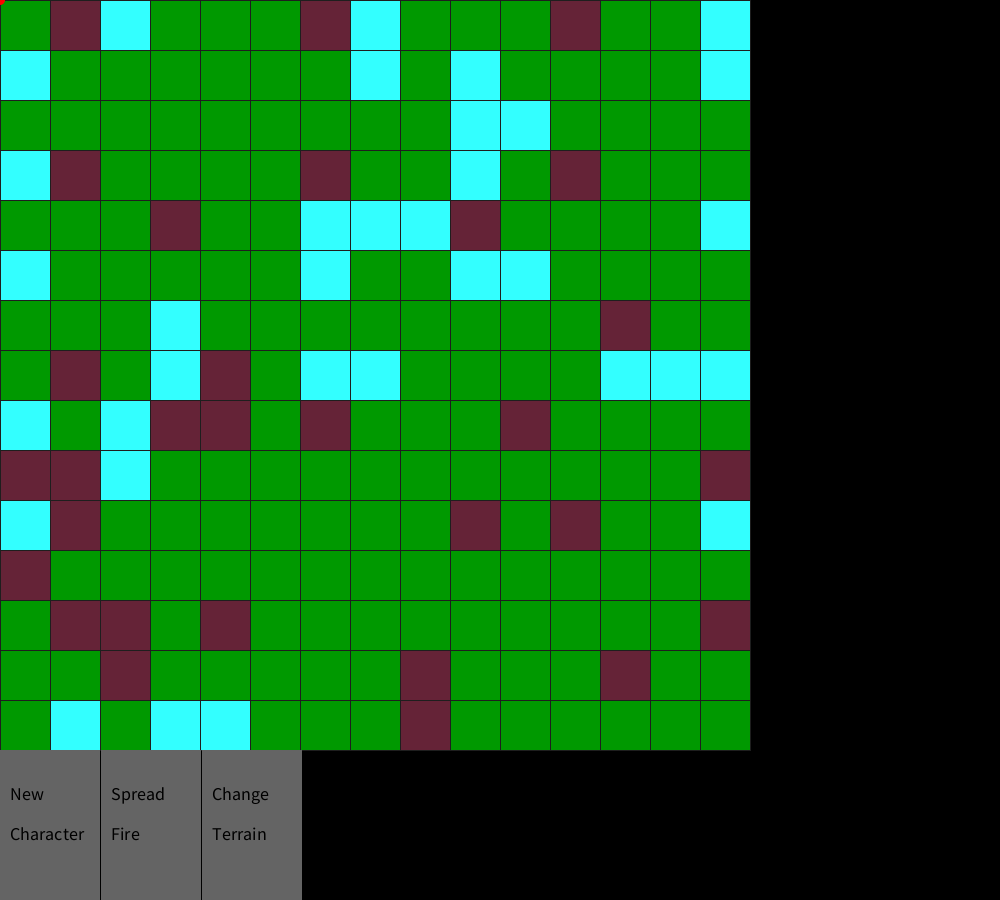
Frame 1 (no input)
Frame 60 (the mouse pressed at the canvas centre just before this capture): identical to frame 1, image omitted
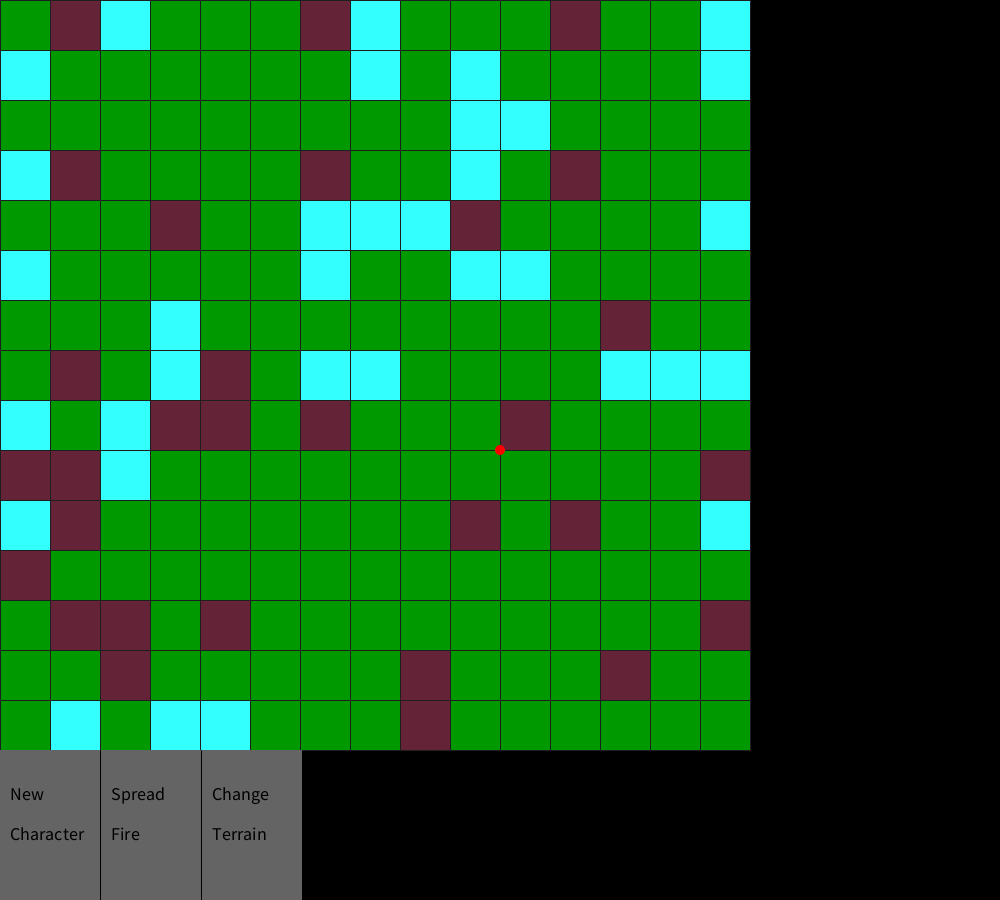
Frame 120 (the mouse held since frame 60 and released just before this capture)

The Processing sketch that drew these frames (run headless with seeded random() and noise(); from frame 60 on, the mouse is pressed at the canvas centre):

// Processing sketch: virtual_pet
// ── virtual_pet.pde
/**
 * Title: Assignment 1 Virtual Pet
 * Name: Matthew Loewen
 * Date: 2/18/2018
 * Description: Game like creature control, where critters need to get what they require for life and run from what
 * hurts them. You play god and can change the world around them and control one of them
 *
 *
 */
 
 /**
   How requirements are me
   
   Interact directly
     my controlling one of the characters 
   Interact indirectly 
     change environment
     set fires
   Live, Born, Die
     Born by hitting new character button
     live while running around the map
     die when they are out of health
   properties
     Health
     Food
     Water
     Fatigue
     Age
     Name
   States
    PLAYERCONTROLMANUAL, 
    FOOD, 
    WOOD, 
    WATER, 
    RUN, 
    REST, 
    DONE
   Responds to its environmnet
    yes it does
   is the “companion” persistent
    yes it is
 **/


//the places for the players
Terrain terrain;
//num of max places //do not change
int players = 6;
//players array
Player[] player = new Player[players];
//mouse clicked used to detect what is clicked in game
Boolean mouseClicked = false;
//what is clicked in the menu
String option = "";
//is someting on fire?
boolean onFire = false;

void setup() {
  //setup
  size(1000, 900);
  noCursor();
  //generate a terrain
  terrain = new Terrain();

  //"populate" players
  for (int i=0; i<players; i++) {
    player[i] = new Player();
  }
}


void draw() {
  //show the terrain
  stroke(30);
  background(0);
  terrain.show();

  //turn off the stoke for everything else
  noStroke();

  //if we clicked on something in the menu -> do it
  //it we have clicked new character make a new character 
  // string that will be set if we clicked on something
  String bottomMenuOption = bottomMenu();
  if (bottomMenuOption == "newCharacter") {
    //look for an empty play spot
    for (int i=0; i<player.length; i++) {
      if (player[i].active == false && mouseClicked == true) {
        //make the character
        while (true) {
          int randX = (int)random(0, 15);
          int randY = (int)random(0, 15);
          //make sure the player does not appear on water
          if (terrain.getPiece(randX, randY).type != "water") {
            println("new character made in spot ", i, "at location ", randX, " ", randY);
            player[i] = new Player(i, randX, randY);
            break;
          }
        }
        mouseClicked = false;
        option = "";
      }
    }
    //do a fire here
    //fire works by selecting a new fire position on the map
    //starting a fire there
    //and then growing all existing fires on the map
  } else if (bottomMenuOption == "fire") {
    onFire = true;
    int count = 0;
    while (true) {
      int fireX, fireY;
      fireX = (int)random(0, 15); 
      fireY = (int)random(0, 15);
      if (terrain.getPiece(fireX, fireY).type != "void" && terrain.getPiece(fireX, fireY).type != "fire") {
        terrain.getPiece(fireX, fireY).setState("fire");
        break;
      }
      //if it takes more than 200 tries to start a new fire
      //stop trying
      if (count >= 200) {
        count = 0;
        break;
      }
      count++;
    }
    //for changing the terrain we select 5 spots on the map and set them to a new state
  } else if (bottomMenuOption == "changeTerrain") {
    for (int i = 0; i < 5; i++) {
      terrain.getPiece((int)random(0, 15), (int)random(0, 15)).setState();
    }
  }
  
  //we spread fires here
  if (onFire) {
    //do something with timing here if time
    for (int i = 0; i < 15; i++) {
      for (int j = 0; j<15; j++) {
        if (terrain.getPiece(i, j).type == "fire") {
          terrain.spreadFire(i, j);
        }
        onFire = false;
      }
    }
  }




  //prevents users from being able to click and
  //then hover over menu options to select
  mouseClicked = false;
  option = "";

  //update the players
  for (int i=0; i<players; i++) {

    //get player position x, y
    int[] playerPos = player[i].getPos();

    //if the player is active, update their stats according to the terrain specs
    if (player[i].active == true) {
      //pass in the terrain piece to the player to update
      //if update retruns true resouces have been used
      //take away health from the tile
      if (player[i].update(terrain.getPiece(playerPos[0], playerPos[1]).type)) {
        terrain.getPiece(playerPos[0], playerPos[1]).removeHealth();
      }
    }
    player[i].show();
  }
  //show the mouse on the screen
  mouseReplacement();
  //the key released function handles player1 movement
}




String bottomMenu() {

  textSize(18);
  //just thought of a much more elligant way to program this entire function. 
  //will redo soon
  //what are hovering over 
  String hover = "none";
  //new character option
  if (mouseX > 0 && mouseX < 100 && mouseY > 750) {
    hover = "newCharacter";
    if (mouseClicked == true) {
      option = "newCharacter";
    }
  } else if (mouseX > 100 + 1 && mouseX < 200 + 1 && mouseY > 750) {
    hover = "fire";
    if (mouseClicked == true) {
      option = "fire";
    }
  } else if (mouseX > 200 + 2 && mouseX < 300 + 2 && mouseY > 750) {
    hover = "changeTerrain";
    if (mouseClicked == true) {
      option = "changeTerrain";
    }
  }

  //why does ternary opperator not work here?
  if (hover == "newCharacter") fill(250); 
  else fill(100);
  rect(0, 750, 100, 200);
  fill(0);
  text("New", 10, 800);
  text("Character", 10, 840);

  //fire option
  if (hover == "fire") fill(250); 
  else fill(100);
  rect(100+1, 750, 100, 200);
  fill(0);
  text("Spread", 110 + 1, 800);
  text("Fire", 110 + 1, 840);

  //change terrain option
  if (hover == "changeTerrain") fill(250); 
  else fill(100);
  rect(200+2, 750, 100, 200);
  fill(0);
  text("Change", 210 + 2, 800);
  text("Terrain", 210 + 2, 840);

  //return what was clicked on. if nothing was clicked return that as well.
  return option;
}

void mouseClicked() {
  mouseClicked = true;
}

//draw us a mouse
void mouseReplacement() {
  fill(255, 0, 0);
  ellipse(mouseX, mouseY, 10, 10);
}

//move the character 
void keyReleased() {
  if (key == 'w' || key == 'W') {
    if (player[0].active) {
      player[0].characterController("up");
    }
  } else if (key == 's' || key == 'S') {
    if (player[0].active) {
      player[0].characterController("down");
    }
  } else if (key == 'a' || key == 'A') {
    if (player[0].active) {
      player[0].characterController("left");
    }
  } else if (key == 'd' || key == 'D') {
    if (player[0].active) {
      player[0].characterController("right");
    }
  }
}

// ── character.pde
//player states
enum State {
  PLAYERCONTROLMANUAL, 
    FOOD, 
    WOOD, 
    WATER, 
    RUN, 
    REST, 
    DONE
}

class Player {
  //keep track of the player props
  IntDict playerProps = new IntDict();
  //store player color
  color playerColor;
  //is the player alive or not
  boolean active = false;
  //position
  int xPos = -500;
  int yPos = -500;
  //name
  int id;
  //player state
  State state;

  //timer for when the users interact with the surrunding area
  int consumeTime = millis();
  //timer for switching of computer states
  int stateTime = millis();

  //give birth to the player

  Player() {
    setProps();
    active = false;
  }

  Player(int i, int xStart, int yStart) {
    //set the player color 
    playerColor = color((int)random(0, 230), (int)random(0, 230), (int)random(0, 230));
    //set the player number
    id = i;
    //set x and y position
    xPos = xStart;
    yPos = yStart;
    //set it's props 
    setProps();
    //turn it on
    active = true;
    //set a state
    if (i == 0)
      state = State.PLAYERCONTROLMANUAL;
    else
      state = State.DONE;
  }

  //set player props, assigns each a random value within a given range
  void setProps() {
    playerProps.set("health", (int)random(900, 999));
    playerProps.set("age", (int)random(10, 70)); 
    playerProps.set("hunger", (int)random(400, 800)); 
    playerProps.set("thirst", (int)random(500, 999)); 
    playerProps.set("fatigue", (int)random(0, 300));
  }

  //show the player
  void show() {
    fill(playerColor);
    //scale where the palyer is shown to match the gridthe characterController(); controls how it moves
    ellipse((50*xPos)+25, (yPos*50)+25, 10, 10);
  }

  //update display
  //interact with terrain
  //if resources from a tile are used we return true or false
  Boolean update(String type) {
    //if its time to update the state we go for it.
    if (millis() > stateTime + 300) {
      updateState(type);
      stateTime = millis();
    }
    statusDisplay();
    if (interactWithElements(type)) {
      return true;
    }
    return false;
  }

  void updateState(String type) {
    //state manager 
    if (id != 0) {
      println(state);
      if (type == "void" || type == "fire") {
        //state run from fire
        run();
        return;
      }

      if (playerProps.get("thirst") <= 200 && state == State.DONE ) {
        state = State.WATER;
      }else if (state == State.WATER){
       searchWater(type);
       return;
      }
      if (playerProps.get("hunger") <= 200 && state == State.DONE ) {
        state = State.FOOD;
      }else if (state == State.WATER){
       searchFood(type);
       return;
      }
      if (playerProps.get("fatigue") <= 200 && state == State.DONE ) {
        state = State.REST;
      }else if (state == State.REST){
       searchRest(type);
       return;
      }
    }
  }

  void searchRest(String type) {
    if(type != "wood") run();
    if(playerProps.get("fatigue") > 900){
      state = State.DONE;
    }
  }

  void searchFood(String type) {
    if(type != "food") run();
    if(playerProps.get("hunger") > 900){
      state = State.DONE;
    }
  }

  void searchWater(String type) {
    if(type != "water") run();
    if(playerProps.get("thirst") > 900){
      state = State.DONE;
    }
  }
  
  void run() {
    int myRand = (int)random(0, 100);
    //y axis
    if (myRand >= 50) {
      if (myRand > 75 && yPos < 13) {
        yPos++;
      } else if (myRand <= 75 && yPos > 1) {
        yPos--;
      }
    } else {
      if (myRand > 25 && xPos < 13) {
        xPos++;
      } else if (myRand <= 25 && xPos > 1) {
        xPos--;
      }
    }
  }

  //update player stats according to the enviroment they are in
  Boolean interactWithElements(String type) {
    //void does nothing 
    //food tile -> adds hunger
    //water tile -> adds thirst 
    //wood time -> add fatigue

    //damage tracking to the player
    int damage = 0;
    //if we want to return true or false
    boolean toReturn = false;
    //every .35 seconds apply tile props to player
    if (millis() > consumeTime + 350) {
      switch(type) {
      case "water":
        playerProps.set("thirst", playerProps.get("thirst")+15);
        if (playerProps.get("thirst") >= 1000) playerProps.set("thirst", 1000);
        playerProps.set("hunger", playerProps.get("hunger")-4);
        playerProps.set("fatigue", playerProps.get("fatigue")-4);
        toReturn = true;
        break;
      case "food":
        playerProps.set("hunger", playerProps.get("hunger")+15);
        if (playerProps.get("hunger") >= 1000) playerProps.set("hunger", 1000);
        playerProps.set("thirst", playerProps.get("thirst")-4);
        playerProps.set("fatigue", playerProps.get("fatigue")-4);
        toReturn = true;
        break;
      case "wood":
        playerProps.set("fatigue", playerProps.get("fatigue")+15);
        if (playerProps.get("fatigue") >= 1000) playerProps.set("fatigue", 1000);
        playerProps.set("hunger", playerProps.get("hunger")-3);
        playerProps.set("fatigue", playerProps.get("fatigue")-3);
        toReturn = true;
        break;
      case "void":
        playerProps.set("fatigue", playerProps.get("fatigue")-(int)(random(4, 10)));
        playerProps.set("hunger", playerProps.get("hunger")-(int)(random(4, 10)));
        playerProps.set("thirst", playerProps.get("thirst")-(int)(random(4, 10)));
        damage+=2;
        break;
      case "fire":
        playerProps.set("fatigue", playerProps.get("fatigue")-(int)(random(4, 5)));
        playerProps.set("hunger", playerProps.get("hunger")-(int)(random(4, 5)));
        playerProps.set("thirst", playerProps.get("thirst")-(int)(random(6, 12)));
        damage+=15;
        break;
      }
      consumeTime = millis();
    }

    //see how much damage player takes
    if (playerProps.get("fatigue") <= 0) {
      playerProps.set("fatigue", 0);
      damage+=2;
    }
    if (playerProps.get("hunger") <= 0) {
      playerProps.set("hunger", 0);
      damage+=2;
    }
    if (playerProps.get("thirst") <= 0) {
      playerProps.set("thirst", 0);
      damage+=2;
    }
    //apply damage
    playerProps.set("health", playerProps.get("health")-damage);
    //kill player if health is too low
    if (playerProps.get("health") <= 0) {
      active = false;
      playerColor = color(0, 0, 0);
    }
    return toReturn;
  }


  //move the character but make sure we stay on the map
  void characterController(String dir) {
    if (dir == "up") {
      if (yPos <= 0) {
      } else yPos -= 1;
    } else if (dir == "down") {
      if (yPos >= 14) {
      } else yPos += 1;
    } else if (dir == "left") {
      if (xPos <= 0) {
      } else xPos -= 1;
    } else if (dir == "right") {
      if (xPos >= 14) {
      } else xPos += 1;
    }
    //println(dir);
  }

  //return the player positon
  int[] getPos() {
    int[] myPos = {xPos, yPos};
    return myPos;
  }

  //display player info on the right of the screen
  void statusDisplay() {
    //set box color tile to make them easier to see
    if (id % 2 == 0) {
      fill(200);
    } else {
      fill(250);
    }
    //draw outline of the box
    rect(750, id*150, 250, 150); 

    //quit here if player is not "alive"
    if (!active) return;

    //if the player is alive display name
    String playerName = "Player " + (id+1);

    //layout properites
    //layout black bars
    //layout prop names
    fill(0);
    text("Health", 751, (id*150) + 20);
    rect(840, (id*150) + 5, 150, 18);
    text("Food", 751, (id*150) + 40);
    rect(840, (id*150) + 25, 150, 18);
    text("Water", 751, (id*150) + 60);
    rect(840, (id*150) + 45, 150, 18);
    text("Fatigue", 751, (id*150) + 80);
    rect(840, (id*150) + 65, 150, 18);
    text("Age", 751, (id*150) + 100);
    text(playerName, 751, (id*150) + 140);

    //fill black bars with player stats in the players color
    fill(playerColor);
    rect(840, (id*150) + 5, map(playerProps.get("health"), 0, 1000, 0, 150), 18);
    rect(840, (id*150) + 25, map(playerProps.get("hunger"), 0, 1000, 0, 150), 18);
    rect(840, (id*150) + 45, map(playerProps.get("thirst"), 0, 1000, 0, 150), 18);
    rect(840, (id*150) + 65, map(playerProps.get("fatigue"), 0, 1000, 0, 150), 18);
    text(playerProps.get("age"), 840, (id*150) + 100);
  }
}

// ── terrain.pde
class Terrain {

  //terrain size
  int terrainRows = 15;
  int terrainCols = 15;
  //set up terrain array
  TerrainPiece[][] terrainMap = new TerrainPiece[terrainCols][terrainRows];

  //populate the terrain
  Terrain() {
    //loop through the terrain to populate a new map
    for (int i=0; i<terrainCols; i++) {
      for (int k=0; k<terrainRows; k++) {
        terrainMap[i][k] = new TerrainPiece();
        //println(i," ",k," ",terrainMap[i][k].getType());
      }
    }
    terrainNormalize();
  }

  void show() {
    for (int i=0; i<terrainCols; i++) {   
      for (int k=0; k<terrainRows; k++) {
        terrainMap[i][k].show(i*50, k*50);
      }
    }
  }

  //removes single blocks of water not on the edges
  //has a small change of regenerating
  //this is prevent so many single random water blocks
  void terrainNormalize() {
    for (int i=0; i<terrainCols; i++) { 
      if (i == 0 || i == 14) continue;
      for (int k=0; k<terrainRows; k++) {
        if (k == 0 || k == 14) continue;
        if (terrainMap[i][k].type == "water") {
          if (terrainMap[i][k+1].type == "water") continue;
          else if (terrainMap[i][k-1].type == "water") continue;
          else if (terrainMap[i+1][k].type == "water") continue;
          else if (terrainMap[i-1][k].type == "water") continue;
          terrainMap[i][k].setState("food");
        }
      }
    }
  }

  //we get a piece of the map on fire
  //we want to check if the pieces above, below, left and right can be put on fire
  //if they are void they can't be set on fire
  //if they are already on fire they can't be relit.
  //when spreading the fire we want to give a 25% chance of spreading to other blocks
  //15% of a block is water
  //fire spreads once every 3 seconds so no need for recursion here 
  void spreadFire(int x, int y) {
    //check each opsition
    int changeToCatchOnFire = 10;
    int setFire = (int)random(0, 101);
    if (x+1 <= 14) {
      if (terrainMap[x+1][y].type != "void" || terrainMap[x+1][y].type != "fire") {
        if (setFire <= changeToCatchOnFire) {
          terrainMap[x+1][y].setState("fire");
        }
      }
    }
    if (x-1 >= 0) {
      if (terrainMap[x-1][y].type != "void" || terrainMap[x+1][y].type != "fire") {
        setFire = (int)random(0, 101);
        if (setFire <= changeToCatchOnFire) {
          terrainMap[x-1][y].setState("fire");
        }
      }
    }
    if (y+1 <= 14) {
      if (terrainMap[x][y+1].type != "void" || terrainMap[x+1][y].type != "fire") {
        setFire = (int)random(0, 101);
        if (setFire <= changeToCatchOnFire) {
          terrainMap[x][y+1].setState("fire");
        }
      }
    }
    if (y-2 >= 0) {
      if (terrainMap[x][y-1].type != "void" || terrainMap[x+1][y].type != "fire") { 
        setFire = (int)random(0, 101);
        if (setFire <= changeToCatchOnFire) {
          terrainMap[x][y-1].setState("fire");
        }
      }
    }
  }


  TerrainPiece getPiece(int x, int y) {
    return terrainMap[x][y];
  }
}
// ── terrain_piece.pde
/*
  Pieces:
 wood - 10% change of generation
 water - 15% change of generation
 food - 75% change of generation
 void - after resources have been taken
 
 terrain is then normalized to remove single water pieces. 
 there is then a 15% change they will put back
 */

class TerrainPiece {

  //type of the terrain piece
  String type;
  //color of the piece
  color pieceColor;
  //the props of the piece
  float health = 100;
  int fireTimer = millis();

  TerrainPiece() {
    //get a number between 0 and 100 
    //then use the calculatePieceType function to return the type
    type = calculatePieceType((int)random(0, 101));
    setProps();
  }

  //set a terrain piece 
  void setState (String setType) {
    type = setType;
    if (setType != "fire")
      health = 100;
    setProps();
  }

  //randomly set a terrain piece 
  void setState () {
    type = calculatePieceType((int)random(0, 101)); 
    health = 100;
    setProps();
  }

  void removeHealth() {
    health = health - 3;
    if (health <= 0 && type != "void") {
      setState("void");
    }
  }

  //show the piece and calculate if alive or not
  void show(int x, int y) {
    fill(pieceColor);
    rect(x, y, 50, 50);

    //code to turn fire into void -> throws out of bounds exception error i don't know why
    //when using spreadfire
    //if(type == "fire" && millis() > fireTimer + 200){
    //  fireTimer = millis();
    //  health-=10;
    //  if(health <= 0) setState("void");
    //}
  };


  //set the properties for each piece
  void setProps() {
    if (type == "wood") {
      pieceColor = color(101, 35, 55);
    } else if (type == "water") { 
      pieceColor = color(51, 255, 255);
    } else if (type == "food") {
      pieceColor = color(0, 153, 0);
    } else if (type == "void") {
      pieceColor = color(40, 40, 40);
    } else if (type == "fire") {
      pieceColor = color(200, 0, 0);
    }
  }

  //return type of piece
  String getType() {
    return type;
  }

  //maps a number to what terrain piece
  //should have used a switch statement
  String calculatePieceType(int num) {
    //0 = wood
    //1 = water 
    //2 = food / food
    String toBeMade;
    if (num < 11) toBeMade = "wood";
    else if (num < 35) toBeMade = "water";
    else toBeMade = "food" ;
    return toBeMade;
  }
}
